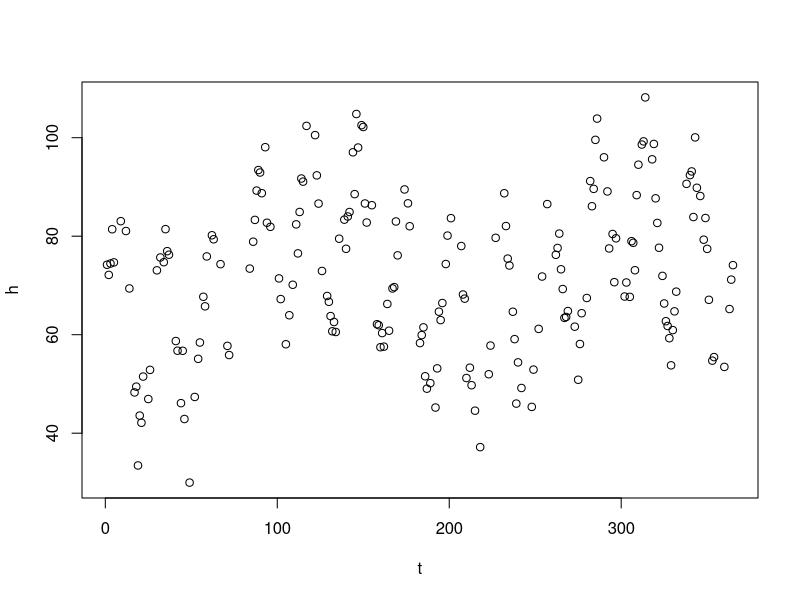
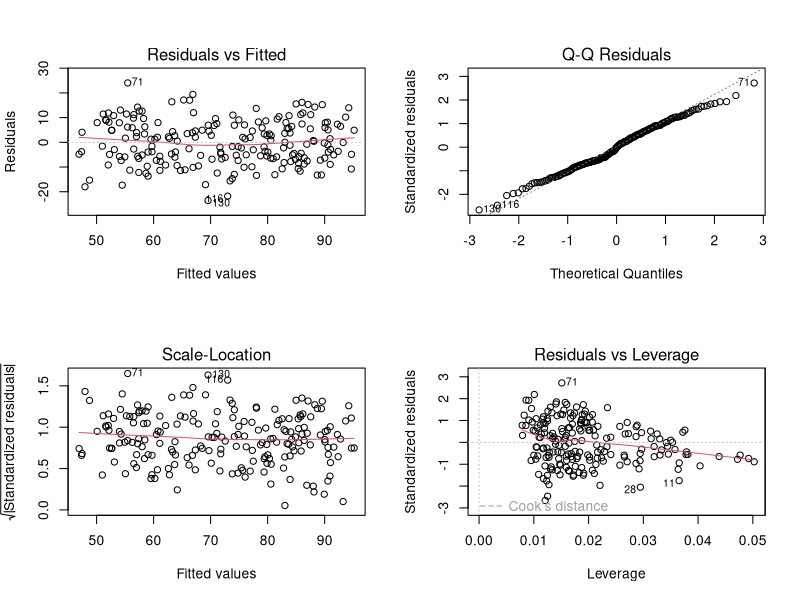

These figures' R source, in order: (Note: this script raises an error after producing the figures.)
df <- read.table("tide.txt")
head(df)
attach(df)
plot(t,h)
mod <- lm(h ~ I(sin(2*pi*t/28)) + I(sin(pi*(t-82)/365)) + t)
detach(df)
par(mfrow = c(2,2))
plot(mod)
shapiro.test(mod$residuals)
coefs <- coef(mod)
# (Intercept)            I(sin(2 * pi * t/28))       I(sin(pi * (t - 82)/365))             t 
# 66.49527511                 19.21718913                   1.69733063                0.02371382 
sigma <- sd(mod$residuals)
beta0 <- coefs[1]
beta1 <- coefs[2]
beta2 <- coefs[3]
beta3 <- coefs[4]

linearHypothesis(mod, rbind(c(0,1,0,0), c(0,0,1,0)), c(0,0))
# Linear hypothesis test
# 
# Hypothesis:
# I(sin(2 * pi * t/28)) = 0
# I(sin(pi * (t - 82)/365)) = 0
# 
# Model 1: restricted model
# Model 2: h ~ I(sin(2 * pi * t/28)) + I(sin(pi * (t - 82)/365)) + t
# 
# Res.Df   RSS Df Sum of Sq      F    Pr(>F)    
# 1    201 50128                                  
# 2    199 15779  2     34348 216.59 < 2.2e-16 ***
# ---
# Signif. codes:  0 '***' 0.001 '**' 0.01 '*' 0.05 '.' 0.1 ' ' 1

# seems like periodic components influence the sea level

linearHypothesis(mod, c(0,0,0,1), 0)
# Linear hypothesis test
# 
# Hypothesis:
#   t = 0
# 
# Model 1: restricted model
# Model 2: h ~ I(sin(2 * pi * t/28)) + I(sin(pi * (t - 82)/365)) + t
# 
# Res.Df   RSS Df Sum of Sq      F  Pr(>F)  
# 1    200 16071                              
# 2    199 15779  1     292.1 3.6838 0.05637 .
# ---
# Signif. codes:  0 '***' 0.001 '**' 0.01 '*' 0.05 '.' 0.1 ' ' 1

# with a confidence of 90% we can say that also global sea level influence the sea level in venice lagoon,
# but we cannot say that with confidences of 95% and 99% so it's pretty borderline but we have to accept the
# null hypothesis
attach(df)
mod2 <- lm(h ~ I(sin(2*pi*t/28)) + I(sin(pi*(t-82)/365))) 
detach(df)
par(mfrow = c(2,2))
plot(mod2)
shapiro.test(mod2$residuals)
coefs2 <- coef(mod2)
# (Intercept)       I(sin(2 * pi * t/28))       I(sin(pi * (t - 82)/365)) 
# 68.749513                 19.251118                  6.066023 
sigma <- sd(mod2$residuals)
beta0 <- coefs2[1]
beta1 <- coefs2[2]
beta2 <- coefs2[3]

t1 <- 263
t2 <- 335

new1 <- data.frame(t= t1)
new2 <- data.frame(t= t2)

predict.lm(mod2, new1, interval = 'prediction',level = 0.9)
#   fit      lwr      upr
# 86.81791 71.89998 101.7358
predict.lm(mod2, new2, interval = 'prediction',level = 0.9)
#   fit      lwr      upr
# 69.44883 54.58102 84.31664

# On the first of December there will not be problems of high water, since even the upper bound of the prediction
# is less than the treshold of 90 from which we consider the water too high. Anyways, on the 20th of September we
# have the fit very near to 90 (86.81) and the upper bound even bigger than 100. So there's a solid chance that we
# will have high water on that day.





